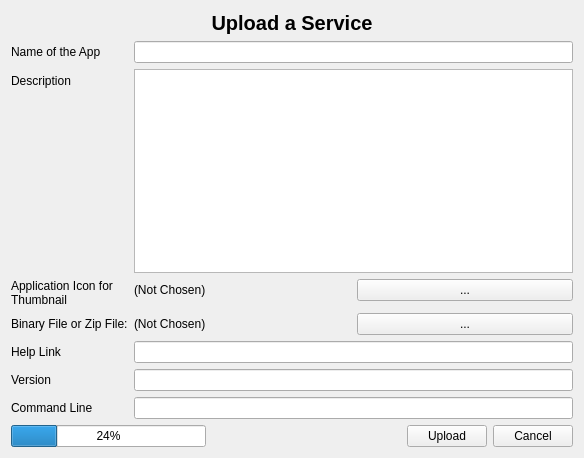
<?xml version="1.0" encoding="UTF-8"?>
<ui version="4.0">
 <class>UploadServiceDialog</class>
 <widget class="QWidget" name="UploadServiceDialog">
  <property name="geometry">
   <rect>
    <x>0</x>
    <y>0</y>
    <width>584</width>
    <height>458</height>
   </rect>
  </property>
  <property name="windowTitle">
   <string>Form</string>
  </property>
  <layout class="QGridLayout" name="gridLayout">
   <item row="0" column="0">
    <layout class="QVBoxLayout" name="verticalLayout">
     <item>
      <widget class="QLabel" name="label_3">
       <property name="font">
        <font>
         <pointsize>15</pointsize>
         <weight>75</weight>
         <bold>true</bold>
        </font>
       </property>
       <property name="text">
        <string>Upload a Service</string>
       </property>
       <property name="alignment">
        <set>Qt::AlignCenter</set>
       </property>
      </widget>
     </item>
     <item>
      <layout class="QFormLayout" name="formLayout">
       <item row="0" column="0">
        <widget class="QLabel" name="label">
         <property name="text">
          <string>Name of the App</string>
         </property>
        </widget>
       </item>
       <item row="0" column="1">
        <widget class="QLineEdit" name="txtName"/>
       </item>
       <item row="1" column="0">
        <widget class="QLabel" name="label_2">
         <property name="text">
          <string>Description</string>
         </property>
        </widget>
       </item>
       <item row="1" column="1">
        <widget class="QPlainTextEdit" name="txtDesc"/>
       </item>
       <item row="2" column="0">
        <widget class="QLabel" name="label_4">
         <property name="text">
          <string>Application Icon for Thumbnail</string>
         </property>
         <property name="wordWrap">
          <bool>true</bool>
         </property>
        </widget>
       </item>
       <item row="2" column="1">
        <layout class="QHBoxLayout" name="horizontalLayout_2">
         <item>
          <widget class="QLabel" name="lblThumbFileName">
           <property name="text">
            <string>(Not Chosen)</string>
           </property>
          </widget>
         </item>
         <item>
          <widget class="QPushButton" name="btnThumbnailChoose">
           <property name="text">
            <string>...</string>
           </property>
          </widget>
         </item>
        </layout>
       </item>
       <item row="3" column="0">
        <widget class="QLabel" name="label_7">
         <property name="text">
          <string>Binary File or Zip File:</string>
         </property>
        </widget>
       </item>
       <item row="3" column="1">
        <layout class="QHBoxLayout" name="horizontalLayout_3">
         <item>
          <widget class="QLabel" name="lblServiceFileName">
           <property name="text">
            <string>(Not Chosen)</string>
           </property>
          </widget>
         </item>
         <item>
          <widget class="QPushButton" name="btnServiceFileChoose">
           <property name="text">
            <string>...</string>
           </property>
          </widget>
         </item>
        </layout>
       </item>
       <item row="4" column="0">
        <widget class="QLabel" name="label_5">
         <property name="text">
          <string>Help Link</string>
         </property>
        </widget>
       </item>
       <item row="4" column="1">
        <widget class="QLineEdit" name="txtLink"/>
       </item>
       <item row="5" column="0">
        <widget class="QLabel" name="label_6">
         <property name="text">
          <string>Version</string>
         </property>
        </widget>
       </item>
       <item row="5" column="1">
        <widget class="QLineEdit" name="txtVersion"/>
       </item>
       <item row="6" column="0">
        <widget class="QLabel" name="label_8">
         <property name="text">
          <string>Command Line</string>
         </property>
        </widget>
       </item>
       <item row="6" column="1">
        <widget class="QLineEdit" name="txtCmdLine"/>
       </item>
      </layout>
     </item>
     <item>
      <layout class="QHBoxLayout" name="horizontalLayout">
       <item>
        <widget class="QProgressBar" name="progressBar">
         <property name="value">
          <number>24</number>
         </property>
        </widget>
       </item>
       <item>
        <spacer name="horizontalSpacer">
         <property name="orientation">
          <enum>Qt::Horizontal</enum>
         </property>
         <property name="sizeHint" stdset="0">
          <size>
           <width>40</width>
           <height>20</height>
          </size>
         </property>
        </spacer>
       </item>
       <item>
        <widget class="QPushButton" name="btnUpload">
         <property name="text">
          <string>Upload</string>
         </property>
        </widget>
       </item>
       <item>
        <widget class="QPushButton" name="btnCancel">
         <property name="text">
          <string>Cancel</string>
         </property>
        </widget>
       </item>
      </layout>
     </item>
    </layout>
   </item>
  </layout>
 </widget>
 <resources/>
 <connections/>
</ui>
